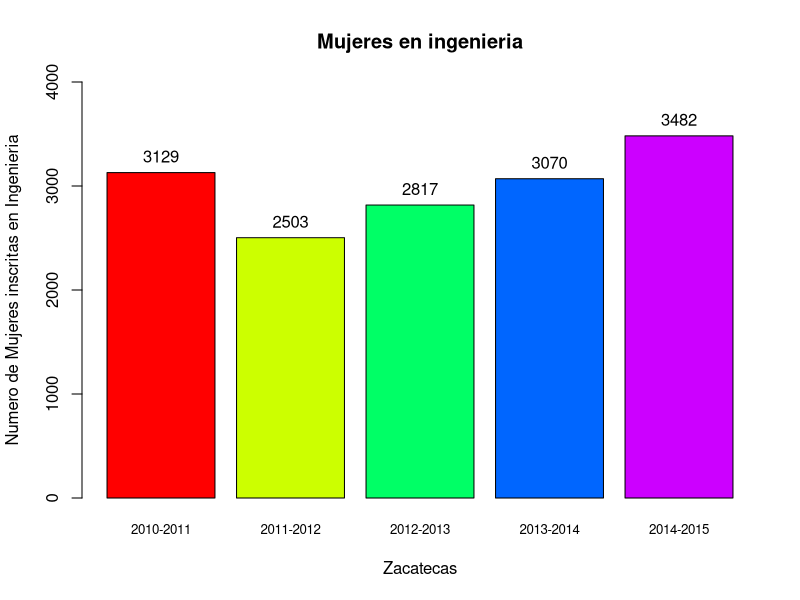

Generate this figure with R:
getwd()
setwd("Documentos/BigData")
all.scores <- read.csv("matriculaMujeresIngenieria.csv")
all.scores[,"X2010.2011"] #TRAE COLUMNAS
all.scores["Zacatecas",]

zac<-as.numeric(all.scores[32,]) #TraeFila
zac
zacatecas<-zac[2:6]
zacatecas
par(mfrow=c(1,1))

grafica<-barplot(zac[2:6], main="Mujeres en ingenieria",col=rainbow(5),
                 xlab="Zacatecas",ylab = "Numero de Mujeres inscritas en Ingenieria", names.arg = c("2010-2011","2011-2012","2012-2013","2013-2014","2014-2015"),cex.names =0.8, ylim = c(0,4000)) 

text(grafica,zac[2:6],labels = zac[2:6],pos = 3, offset = 0.5,col = "black")

